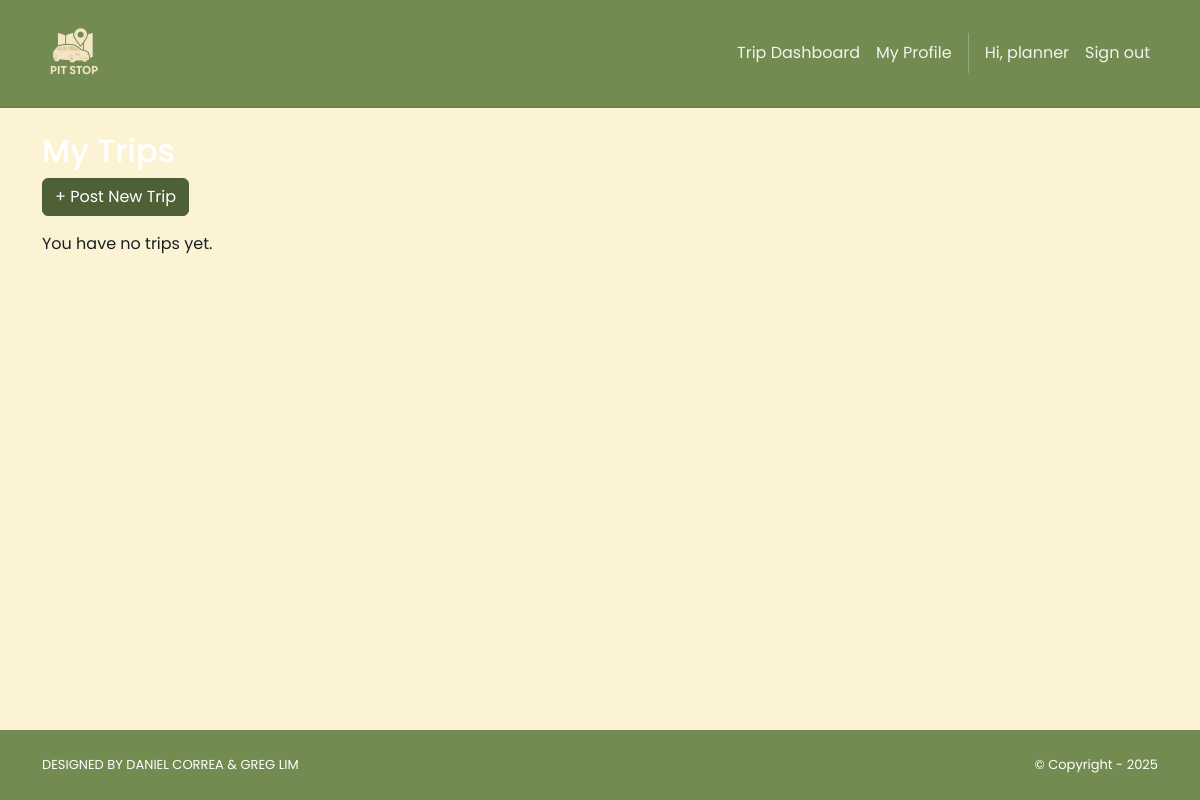
Before: /trip/ (signed in) with the older database file.
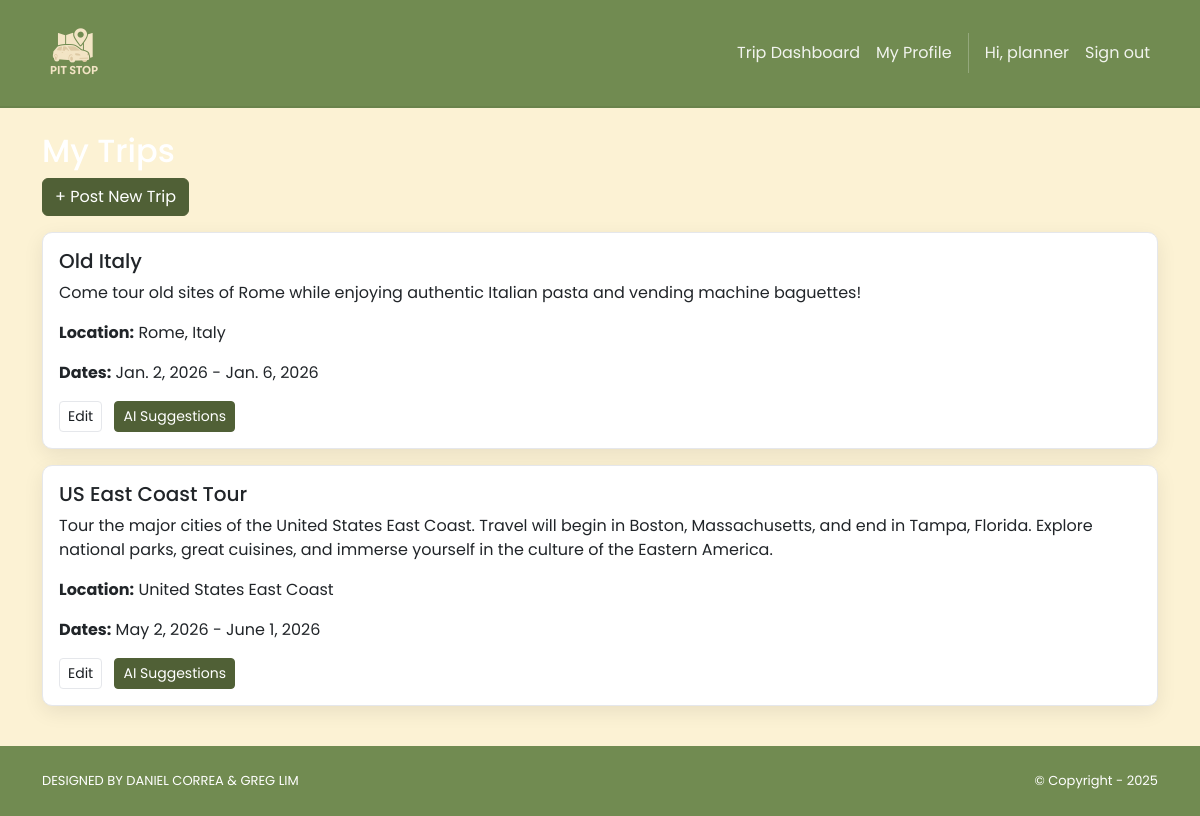
After: the same page with the newer database file.
### accounts/models.py (models this page shows)
class User(AbstractUser):
    class Roles(models.TextChoices):
        PLANNER = "PLANNER", "Planner"
        ROAD_TRIPPER = "ROAD_TRIPPER", "Road Tripper"
    role = models.CharField(
        max_length=20, choices=Roles.choices, default=Roles.ROAD_TRIPPER, db_index=True
    )
    @property
    def is_planner(self) -> bool:
        return self.role == self.Roles.PLANNER
    @property
    def is_roadTripper(self) -> bool:
        return self.role == self.Roles.ROAD_TRIPPER

### trip/models.py (models this page shows, shortened)
class Trip(models.Model):
    planner = models.ForeignKey(settings.AUTH_USER_MODEL, on_delete = models.CASCADE, related_name = "planned_trips")
    title = models.CharField(max_length = 200)
    description = models.TextField()
    location = models.CharField(max_length = 200)
    start_date = models.DateField()
    end_date = models.DateField()
    approximate_budget = models.DecimalField(max_digits = 10, decimal_places = 2)
    max_capacity =  models.PositiveIntegerField()
    created_by = models.ForeignKey(
        settings.AUTH_USER_MODEL,
        on_delete=models.CASCADE,
        related_name="created_trips",
        limit_choices_to={"role": "PLANNER"},
    )
    created_at = models.DateTimeField(auto_now_add=True)

### trip/views.py (the view)
# urls.py: path("", views.trip_list, name="trip.list"),
def trip_list(request):
    trips = Trip.objects.filter(created_by = request.user)
    return render(request, 'trip/dashboard.html', {'trips':trips})

### pitStop/context_processors.py (called while the page is built)
def static_revisions(request):
    base = Path(settings.BASE_DIR)
    logo_path = base / 'pitStop' / 'static' / 'img' / 'brand.png'
    try:
        rev_logo = str(int(os.path.getmtime(logo_path)))
    except Exception:
        rev_logo = '1'
    css_path = base / 'pitStop' / 'static' / 'css' / 'style.css'
    try:
        rev_css = str(int(os.path.getmtime(css_path)))
    except Exception:
        rev_css = '1'
    return {
        'STATIC_REV_LOGO': rev_logo,
        'STATIC_REV_CSS': rev_css,
    }

### trip/templates/trip/dashboard.html
{% extends "pitStop/base.html" %}
{% block content %}
<div class="container py-4">
  <h2 class="page-title">My Trips</h2>
  <a href="{% url 'trips.create' %}" class="btn btn-dark mb-3">+ Post New Trip</a>
{% for trip in trips %}
  <div class = "card mb-3 p-3">
    <h5>{{ trip.title}} </h5>
    <p>{{ trip.description }}</p>
    <p><strong>Location:</strong> {{ trip.location}}</p>
    <p><strong>Dates:</strong> {{ trip.start_date}} - {{trip.end_date}}</p>
    <div>
      <a href="{% url 'trip.edit' trip.id %}" class="btn btn-sm btn-outline-secondary me-2">Edit</a>
      <a href="{% url 'trip.suggestions' trip.id %}" class="btn btn-sm btn-dark">AI Suggestions</a>
    </div>
  </div>
{% empty %}
  <p>You have no trips yet.</p>
{% endfor %}
</div>
{% endblock %}

### pitStop/templates/pitStop/base.html (shortened to what this page needs)
<!DOCTYPE html>
<html>
  {% load static %}
  <head>
    <link href="https://cdn.jsdelivr.net/npm/bootstrap@5.3.3/dist/css/bootstrap.min.css"
          rel="stylesheet">
    <link rel="stylesheet"
          href="https://cdnjs.cloudflare.com/ajax/libs/font-awesome/6.1.1/css/all.min.css">
    <link rel="stylesheet" type="text/css" href="{% static 'css/style.css' %}?v={{ STATIC_REV_CSS }}">
  </head>
  <body class="d-flex flex-column min-vh-100{% if request.resolver_match and request.resolver_match.url_name == 'home.index' %} is-home{% endif %}">
    <nav class="p-3 navbar navbar-light ms-brandbar navbar-expand-lg">
      <div class="container">
        <a class="navbar-brand" href="{% url 'home.index' %}">
          <img src="{% static 'img/brand.png' %}?v={{ STATIC_REV_LOGO }}" alt="logo" height="64" style="object-fit:contain;" />
        </a>
        <div class="collapse navbar-collapse" id="navbarNavAltMarkup">
          <div class="navbar-nav ms-auto navbar-ml align-items-lg-center">
            {% if user.is_authenticated %}
              {% if not user.is_staff and user.is_planner %}
                <a class="nav-link" href="{% url 'trip.dashboard' %}">Trip Dashboard</a>
                <a class="nav-link" href="{% url 'planner.my_profile' %}">My Profile</a>
              {% endif %}
              <span class="nav-link disabled">Hi, {{ user.username }}</span>
              <a class="nav-link" href="{% url 'logout' %}">Sign out</a>
            {% else %}
              <a class="nav-link" href="{% url 'home.about' %}">About</a>
              <a class="nav-link" href="{% url 'login' %}">Log in</a>
              <a class="nav-link" href="{% url 'signup.choice' %}">Sign up</a>
            {% endif %}
          </div>
        </div>
      </div>
    </nav>
    <div class="flex-grow-1">
      {% block content %}
      {% endblock content %}
    </div>
    <section class="p-3 ms-footer-bottom">
      <div class="container d-flex justify-content-between">
        <div class="me-5 text-white">
          <span>DESIGNED BY
            <a href="https://www.x.com/danielgarax" target="_blank">DANIEL CORREA</a> &
            <a href="https://www.x.com/greglim81" target="_blank">GREG LIM</a>
          </span>
        </div>
        <div class="text-white">
          <span>© Copyright - 2025</span>
        </div>
      </div>
    </section>
  </body>
</html>

### pitStop/static/css/style.css (style rules this page uses)
:root { --bg: #fcf2d4; --bg-alt: #ebdaa2; --surface: #ffffff; --surface-2: #f6f6f0; --text: #1b1f23; --muted: #6b7280; --border: #e5e7eb; --brand-cream: #fcf2d4; --brand-sage: #718b51; --brand-ltgrn: #bcce98; --brand-beige: #ebdaa2; --brand-deep: #506036; --primary: var(--brand-sage); --primary-contrast: #ffffff; --link: var(--brand-deep); --success: var(--brand-ltgrn); --warning: var(--brand-beige); --danger: #d06a6c; --shadow: 0 6px 20px rgba(0,0,0,0.08); --radius: 10px; --radius-sm: 8px; --radius-xs: 6px; --focus: 0 0 0 0.2rem rgba(120,147,99,0.35); --transition: 180ms ease; }
html, body { background: var(--bg); color: var(--text); }
body { font-family: 'Poppins', system-ui, -apple-system, Segoe UI, Roboto, Arial, sans-serif; line-height: 1.5; text-rendering: optimizeLegibility; -webkit-font-smoothing: antialiased; -moz-osx-font-smoothing: grayscale; transition: background-color var(--transition), color var(--transition); }
a { color: var(--link); }
.navbar { backdrop-filter: saturate(160%) blur(4px); }
.navbar .nav-link { opacity: 0.9; }
.ms-brandbar { background: var(--primary) !important; border-bottom: 2px solid rgba(0,0,0,0.06); }
.ms-brandbar .nav-link, .ms-brandbar .navbar-brand, .ms-brandbar .navbar-text { color: var(--primary-contrast) !important; }
.ms-brandbar .nav-link { position: relative; transition: color 160ms ease, transform 140ms ease; }
.ms-brandbar .nav-link::after { content: ''; position: absolute; left: 0; right: 0; bottom: -4px; height: 2px; width: 0; margin: 0 auto; background: var(--primary-contrast); transition: width 180ms ease; }
.card { background-color: var(--surface); border: 1px solid var(--border); border-radius: var(--radius); box-shadow: var(--shadow); }
.btn-outline-secondary { color: var(--text); border-color: var(--border); }
.btn-dark { background: var(--brand-deep); border-color: var(--brand-deep); color: #fff; }
.btn { transition: transform 140ms ease, box-shadow 180ms ease, filter 140ms ease; }
.ms-footer-bottom { background: var(--primary) !important; border-top: 0; }
.ms-footer-bottom span { font-size: 13px; line-height: 38px; }
.ms-footer-bottom a { color: var(--primary-contrast); text-decoration: none; }
.page-title { color: #ffffff !important; }
.btn, .form-control, .form-select, .nav-link, .card { transition: all var(--transition); }

Changed rows visible on the page:
added Trip: title "Old Italy", description "Come tour old sites of Rome while enjoying authentic Italian pasta and vending machine baguettes!", location "Rome, Italy", start_date "Jan. 2, 2026", end_date "Jan. 6, 2026"
added Trip: title "US East Coast Tour", description "Tour the major cities of the United States East Coast. Travel will begin in Boston, Massachusetts, and end in Tampa, Florida. Explore national parks, great cuisines, and immerse yourself in the culture of the Eastern America.", location "United States East Coast", start_date "May 2, 2026", end_date "June 1, 2026"
Other visible differences:
text no longer shown: "You have no trips yet."
